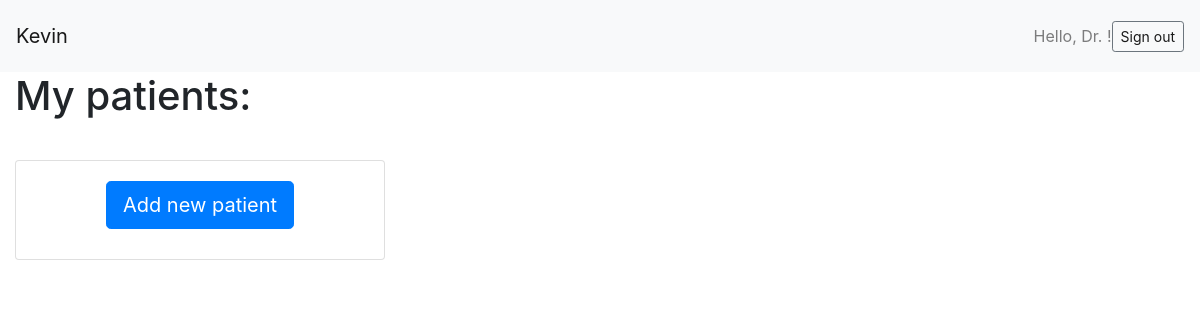
Page / (signed in) on the earlier database version.
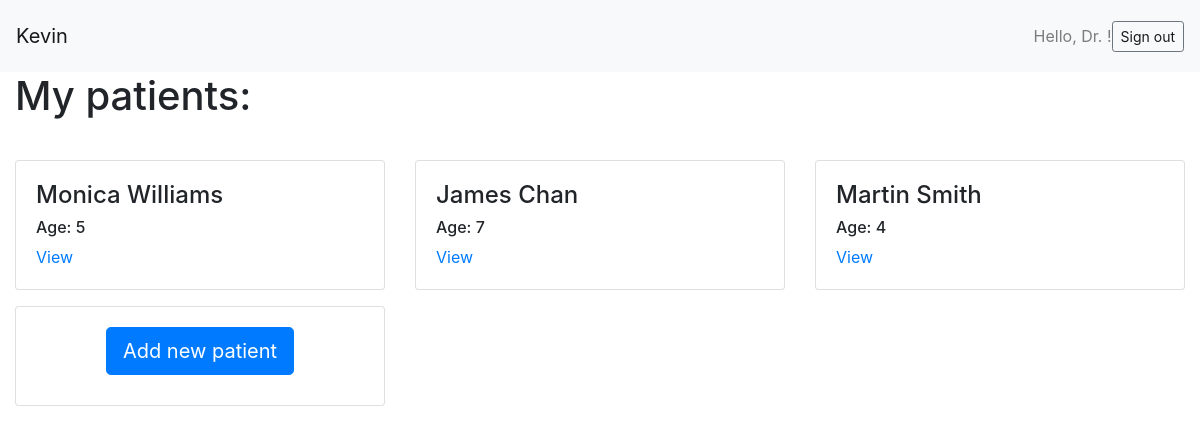
Same page on the later database version.
### speechApp/models.py (models this page shows)
class Patient(models.Model):
    first_name = models.CharField(max_length=30)
    last_name = models.CharField(max_length=30)
    age = models.PositiveIntegerField()
    gender = models.CharField(max_length=10)
    guardian = models.CharField(max_length=30)
    email = models.EmailField(max_length=30, null=True, default=None)
    mobile = models.CharField(max_length=20)
    doctor = models.ForeignKey(Doctor, on_delete=models.CASCADE)

### speechApp/views.py (the view)
# urls.py: url(r'^$', views.index, name='index'),
@login_required
def index(request):
    user = request.user
    patients = Patient.objects.filter(doctor__user=user.id)
    return render(request, 'index.html', { 'patients': patients })

### templates/index.html (shortened to what this page needs)
{% extends "base.html" %}
{% load staticfiles %}
{% block content %}
<div class="container-fluid">
  <div class="row">
    <div class="col-sm">
      <h1 style="margin-bottom: 40px">My patients:</h1>
      <div class="row">
        {% for patient in patients %}
          <div class="col-sm-4">
            <div class="card form-group">
              <div class="card-body">
                <div class="media">
                  <div class="media-body">
                    <h4 "mt-0">{{ patient.first_name }} {{ patient.last_name }}</h4>
                    <h6 "mt-0">Age: {{ patient.age }}</h6>
                    <a href="/patient/{{ patient.id }}">View</a>
                  </div>
                </div>
              </div>
            </div>
          </div>
        {% endfor %}
        <div class="col-sm-4">
          <div class="card form-group text-center" style="height: 100px">
            <div class="card-body">
              <a href="/patient/add" class="btn btn-primary btn-lg">Add new patient</a>
            </div>
          </div>
        </div>
      </div>
    </div>
  </div>
</div>
{% endblock %}

### templates/base.html (shortened to what this page needs)
{% load staticfiles %}
<html>
  <head>
    <link rel="stylesheet" href="https://maxcdn.bootstrapcdn.com/bootstrap/4.0.0-beta.2/css/bootstrap.min.css">
  </head>
  <body>
    {% include "header.html" %}
    {% block content %}
    {% endblock %}
  </body>
</html>

### templates/header.html (shortened to what this page needs)
<nav class="navbar navbar-expand-lg navbar-light bg-light">
  <a class="navbar-brand" href="#">Kevin</a>
  <div class="collapse navbar-collapse" id="navbarSupportedContent">
    <span class="navbar-text">
      {% if user.is_authenticated %}
        <div class="form-inline">
          <span class="navbar-text">Hello, Dr. {{ user.doctor.last_name }}!</span>
          <a class="btn btn-sm align-middle btn-outline-secondary" href="/login/logout">Sign out</a>
        </div>
      {% endif %}
    </span>
  </div>
</nav>

Differences in the rows shown:
added Patient: first_name "Monica", last_name "Williams", age "5"
added Patient: first_name "James", last_name "Chan", age "7"
added Patient: first_name "Martin", last_name "Smith", age "4"
